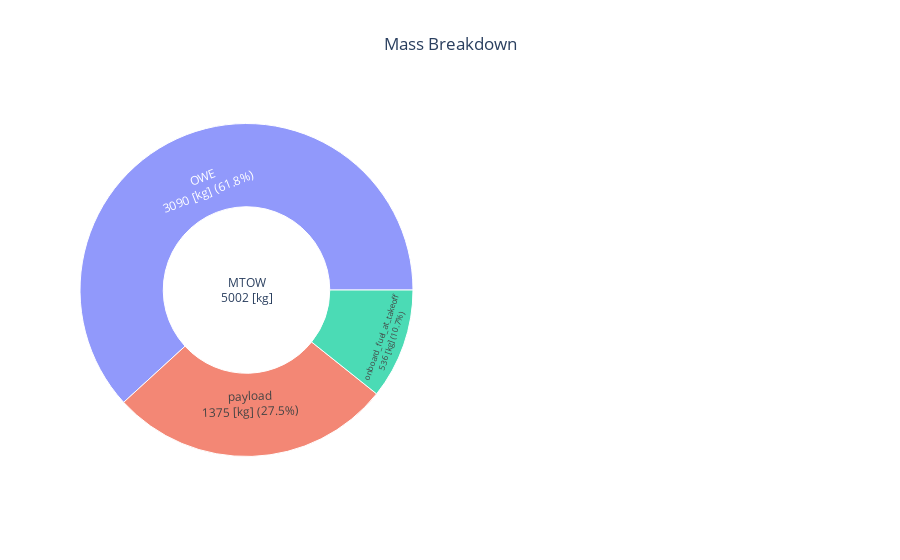

The cell this chart's notebook holds for it:
### Code cell
fig = api_plots.mass_breakdown_sun_plot(ottor400_MDA_OUTPUT_FILE)
fig.show()

### Figure 1 — Plotly figure (JSON) as saved in the notebook; plotly's stock layout.template omitted (floating-point values rounded to 4 significant figures)
{"data": [{"branchvalues": "total", "domain": {"x": [0, 0.45], "y": [0, 1]}, "labels": ["MTOW<br>5002 [kg]", "payload<br>1375 [kg] (27.5%)", "onboard_fuel_at_takeoff<br>536 [kg] (10.7%)", "OWE<br>3090 [kg] (61.8%)"], "parents": ["", "MTOW<br>5002 [kg]", "MTOW<br>5002 [kg]", "MTOW<br>5002 [kg]"], "type": "sunburst", "values": [5002.0, 1375, 536.4, 3091.0]}, {"branchvalues": "total", "domain": {"x": [0.55, 1], "y": [0, 1]}, "labels": ["OWE<br>3090 [kg]", "airframe<br>1772 [kg] (57.3%)", "furniture<br>146 [kg] (4.7%)", "propulsion<br>783 [kg] (25.3%)", "systems<br>388 [kg] (12.6%)", "flight_controls", "fuselage", "fuselage_bulkhead", "fuselage_cone", "fuselage_doors", "fuselage_engine_support", "fuselage_floor", "fuselage_insulation", "fuselage_nlg_hatch", "fuselage_shell", "fuselage_windows", "fuselage_wing_fuselage_connection", "horizontal_tail", "paint", "vertical_tail", "wing", "wing_misc", "wing_primary_structure", "wing_punctual_mass", "wing_ribs", "wing_secondary_structure", "wing_skin", "landing_gear_front", "landing_gear_main", "passenger_seats", "engine", "fuel_lines", "avionics", "recording", "life_support_air_conditioning", "life_support_de_icing", "life_support_fixed_oxygen", "life_support_insulation", "life_support_internal_lighting", "life_support_seat_installation", "life_support_security_kits", "power_electric_systems", "power_hydraulic_systems"], "parents": ["", "OWE<br>3090 [kg]", "OWE<br>3090 [kg]", "OWE<br>3090 [kg]", "OWE<br>3090 [kg]", "airframe<br>1772 [kg] (57.3%)", "airframe<br>1772 [kg] (57.3%)", "airframe<br>1772 [kg] (57.3%)", "airframe<br>1772 [kg] (57.3%)", "airframe<br>1772 [kg] (57.3%)", "airframe<br>1772 [kg] (57.3%)", "airframe<br>1772 [kg] (57.3%)", "airframe<br>1772 [kg] (57.3%)", "airframe<br>1772 [kg] (57.3%)", "airframe<br>1772 [kg] (57.3%)", "airframe<br>1772 [kg] (57.3%)", "airframe<br>1772 [kg] (57.3%)", "airframe<br>1772 [kg] (57.3%)", "airframe<br>1772 [kg] (57.3%)", "airframe<br>1772 [kg] (57.3%)", "airframe<br>1772 [kg] (57.3%)", "airframe<br>1772 [kg] (57.3%)", "airframe<br>1772 [kg] (57.3%)", "airframe<br>1772 [kg] (57.3%)", "airframe<br>1772 [kg] (57.3%)", "airframe<br>1772 [kg] (57.3%)", "airframe<br>1772 [kg] (57.3%)", "airframe<br>1772 [kg] (57.3%)", "airframe<br>1772 [kg] (57.3%)", "furniture<br>146 [kg] (4.7%)", "propulsion<br>783 [kg] (25.3%)", "propulsion<br>783 [kg] (25.3%)", "systems<br>388 [kg] (12.6%)", "systems<br>388 [kg] (12.6%)", "systems<br>388 [kg] (12.6%)", "systems<br>388 [kg] (12.6%)", "systems<br>388 [kg] (12.6%)", "systems<br>388 [kg] (12.6%)", "systems<br>388 [kg] (12.6%)", "systems<br>388 [kg] (12.6%)", "systems<br>388 [kg] (12.6%)", "systems<br>388 [kg] (12.6%)", "systems<br>388 [kg] (12.6%)"], "type": "sunburst", "values": [3091.0, 1772.0, 146.3, 783.4, 388.6, 67.75, 567.4, 0, 35.19, 40.32, 0, 71.61, 87.71, 10.62, 177.8, 18.81, 112.8, 70.31, 73.4, 69.3, 743.2, 128.7, 557.4, 0, 83.08, 185.8, 195.0, 42.13, 138.9, 146.3, 630.5, 152.9, 57.97, 40, 53.73, 44.38, 26.91, 0, 0, 0, 0, 130.7, 34.85]}], "layout": {"autosize": true, "title": {"text": "Mass Breakdown", "x": 0.5}}}
